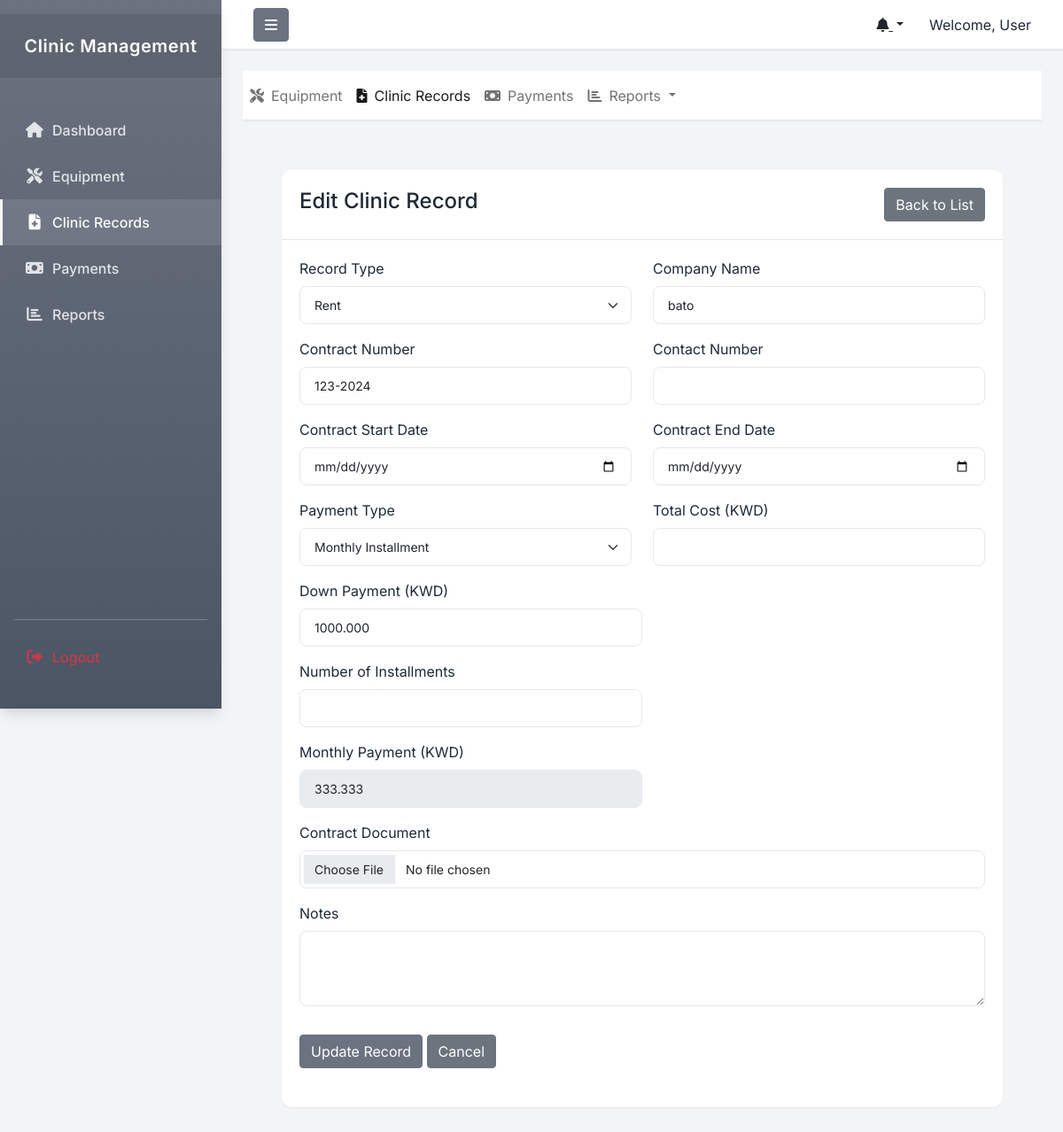
Page /edit-clinic-record.php?id=6 (signed in) on the committed database.
### tables this page shows
CREATE TABLE `clinic_records` (
  `id` int(11) NOT NULL,
  `record_type` enum('Rent','Insurance','Clinic License','Fire Safety') NOT NULL,
  `company_name` varchar(255) NOT NULL,
  `contract_number` varchar(100) NOT NULL,
  `contract_date` date NOT NULL,
  `expiry_date` date NOT NULL,
  `total_amount` decimal(10,3) NOT NULL,
  `payment_type` enum('one_time','installment') NOT NULL,
  `down_payment` decimal(10,3) DEFAULT NULL,
  `remaining_amount` decimal(10,3) DEFAULT NULL,
  `monthly_payment` decimal(10,3) DEFAULT NULL,
  `num_installments` int(11) DEFAULT NULL,
  `next_payment_date` date DEFAULT NULL,
  `contract_file` varchar(255) DEFAULT NULL,
  `status` enum('active','completed','terminated') DEFAULT 'active',
  `created_at` timestamp NOT NULL DEFAULT current_timestamp(),
  `updated_at` timestamp NOT NULL DEFAULT current_timestamp() ON UPDATE current_timestamp(),
  `monthly_installment` decimal(10,3) DEFAULT NULL,
  `total_cost` decimal(10,3) DEFAULT NULL,
  `start_date` date DEFAULT curdate()
);

### edit-clinic-record.php (the view, shortened to what this page needs)
<?php
include 'includes/header.php';
$id = isset($_GET['id']) ? intval($_GET['id']) : 0;
$database = Database::getInstance();
$db = $database->getConnection();
$query = "SELECT * FROM clinic_records WHERE id = ?";
$stmt = $db->prepare($query);
$stmt->execute([$id]);
$record = $stmt->fetch(PDO::FETCH_ASSOC);
?>
<div class="main-content">
    <div class="container-fluid">
        <div class="row">
            <div class="col-md-12">
                <div class="card">
                    <div class="card-header d-flex justify-content-between align-items-center">
                        <h4 class="card-title">Edit Clinic Record</h4>
                        <a href="clinic-records.php" class="btn btn-secondary">Back to List</a>
                    </div>
                    <div class="card-body">
                        <form id="editClinicRecordForm" method="POST" enctype="multipart/form-data">
                            <div class="row">
                                <div class="col-md-6 mb-3">
                                    <label class="form-label">Record Type</label>
                                    <select name="record_type" class="form-select" required>
                                        <?php
                                        $types = ['Rent', 'Insurance', 'Clinic License', 'Fire Safety'];
                                        foreach ($types as $type) {
                                            $selected = ($type === $record['record_type']) ? 'selected' : '';
                                            echo "<option value=\"$type\" $selected>$type</option>";
                                        }
                                        ?>
                                    </select>
                                </div>
                                <div class="col-md-6 mb-3">
                                    <label class="form-label">Company Name</label>
                                    <input type="text" name="company_name" class="form-control" required value="<?php echo htmlspecialchars($record['company_name']); ?>">
                                </div>
                                <div class="col-md-6 mb-3">
                                    <label class="form-label">Contract Number</label>
                                    <input type="text" name="contract_number" class="form-control" required value="<?php echo htmlspecialchars($record['contract_number']); ?>">
                                </div>
                                <div class="col-md-6 mb-3">
                                    <label class="form-label">Contact Number</label>
                                    <input type="text" name="contact_number" class="form-control" required value="<?php echo htmlspecialchars($record['contact_number']); ?>">
                                </div>
                                <div class="col-md-6 mb-3">
                                    <label class="form-label">Contract Start Date</label>
                                    <input type="date" name="contract_start_date" class="form-control" required value="<?php echo $record['contract_start_date']; ?>">
                                </div>
                                <div class="col-md-6 mb-3">
                                    <label class="form-label">Contract End Date</label>
                                    <input type="date" name="contract_end_date" class="form-control" required value="<?php echo $record['contract_end_date']; ?>">
                                </div>
                                <div class="col-md-6 mb-3">
                                    <label class="form-label">Payment Type</label>
                                    <select name="payment_type" class="form-select" required onchange="toggleInstallmentFields()">
                                        <option value="installment" <?php echo $record['payment_type'] === 'installment' ? 'selected' : ''; ?>>Monthly Installment</option>
                                    </select>
                                </div>
                                <div class="col-md-6 mb-3">
                                    <label class="form-label">Total Cost (KWD)</label>
                                    <input type="number" name="total_cost" class="form-control" step="0.001" required value="<?php echo $record['total_cost']; ?>" onchange="calculateInstallment()">
                                </div>
                                <div id="installmentFields" style="display:<?php echo $record['payment_type'] === 'installment' ? 'block' : 'none'; ?>">
                                    <div class="col-md-6 mb-3">
                                        <label class="form-label">Down Payment (KWD)</label>
                                        <input type="number" name="down_payment" class="form-control" step="0.001" value="<?php echo $record['down_payment']; ?>" onchange="calculateInstallment()">
                                    </div>
                                    <div class="col-md-6 mb-3">
                                        <label class="form-label">Number of Installments</label>
                                        <input type="number" name="number_of_installments" class="form-control" min="1" max="12" value="<?php echo $record['number_of_installments']; ?>" onchange="calculateInstallment()">
                                    </div>
                                    <div class="col-md-6 mb-3">
                                        <label class="form-label">Monthly Payment (KWD)</label>
                                        <input type="number" name="monthly_payment" class="form-control" step="0.001" readonly value="<?php echo $record['monthly_payment']; ?>">
                                    </div>
                                </div>
                                <div class="col-md-12 mb-3">
                                    <label class="form-label">Contract Document</label>
                                    <input type="file" name="contract_document" class="form-control" accept=".pdf,.doc,.docx">
                                </div>
                                <div class="col-md-12 mb-3">
                                    <label class="form-label">Notes</label>
                                    <textarea name="notes" class="form-control" rows="3"><?php echo htmlspecialchars($record['notes']); ?></textarea>
                                </div>
                            </div>
                            <div class="mt-3">
                                <button type="submit" class="btn btn-primary">Update Record</button>
                                <a href="clinic-records.php" class="btn btn-secondary">Cancel</a>
                            </div>
                        </form>
                    </div>
                </div>
            </div>
        </div>
    </div>
</div>
<?php include 'includes/footer.php'; ?>

### assets/css/style.css (style rules this page uses)
:root { --sidebar-width: 250px; --header-height: 60px; --navbar-height: 56px; --primary-color: #6B7280; --secondary-color: #4B5563; --success-color: #059669; --warning-color: #D97706; --danger-color: #DC2626; --info-color: #3B82F6; --text-color: #1F2937; --text-muted: #6B7280; --light-text: #F9FAFB; --border-color: #E5E7EB; --hover-color: #374151; --bg-primary: #ffffff; --bg-secondary: #F3F4F6; --shadow-sm: 0 1px 2px 0 rgba(0, 0, 0, 0.05); --shadow-md: 0 4px 6px -1px rgba(0, 0, 0, 0.1), 0 2px 4px -1px rgba(0, 0, 0, 0.06); --shadow-lg: 0 10px 15px -3px rgba(0, 0, 0, 0.1), 0 4px 6px -2px rgba(0, 0, 0, 0.05); --transition: all 0.3s ease; }
html, body { height: 100%; margin: 0; }
body { background-color: var(--bg-secondary); font-family: 'Inter', -apple-system, BlinkMacSystemFont, 'Segoe UI', Roboto, Oxygen, Ubuntu, sans-serif; color: var(--text-color); line-height: 1.5; overflow-x: hidden; }
.main-content { flex: 1; padding: 2rem; overflow-y: auto; }
.card { background: var(--bg-primary); border: none; border-radius: 0.75rem; box-shadow: var(--shadow-sm); transition: var(--transition); height: 100%; margin-bottom: 1.5rem; }
.card-header { background: var(--bg-primary); border-bottom: 1px solid var(--border-color); padding: 1.25rem; font-weight: 600; border-radius: 0.75rem 0.75rem 0 0 !important; }
.card-body { padding: 1.25rem; }
.btn-primary { background-color: var(--primary-color); border-color: var(--primary-color); }
.form-control, .form-select { border: 1px solid var(--border-color); border-radius: 0.5rem; padding: 0.625rem 1rem; font-size: 0.875rem; transition: var(--transition); }

### rows in the picture
clinic_records: company_name "bato", contract_number "123-2024", payment_type "Monthly Installment", down_payment "1000.000", monthly_payment "333.333"

### other values in the picture
$_SESSION['username'] "User"
form field record_type "Rent"
